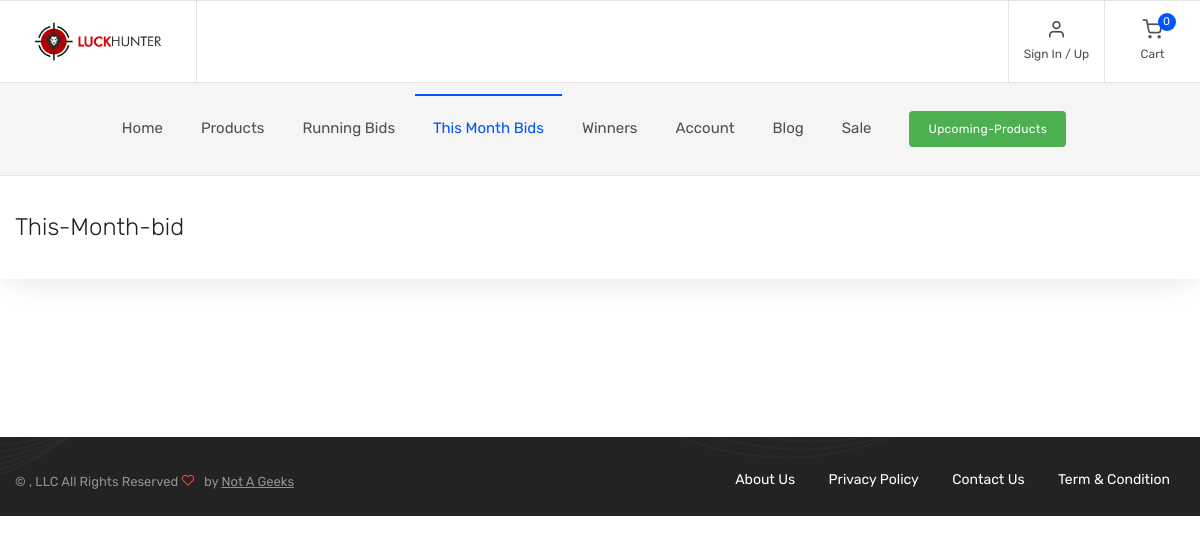
Page /this-month-bid on the committed database.
### home/models.py (models this page shows, shortened)
class LsCMSPageContent(models.Model):
    keyword = models.CharField(max_length=120)
    Title = models.CharField(max_length=120)
    Page_Content = models.TextField()
    Create_date = models.DateTimeField(default=django.utils.timezone.now)
    class Meta:
        verbose_name_plural = "Ls CMS Page Content"

### home/views.py (the view)
# urls.py: path('this-month-bid', views.this_month_bid, name='this_month_bid'),
def this_month_bid(request):
    get_product = {}
    page_title = "This-Month-bid"
    today = date.today()
    month = today.month
    if LsProduct.objects.filter(Status=True).filter(winner_status=False).filter(Ticket_open_date__month=month).exists() or LsProduct.objects.filter(Ticket_booking_start__month=month).filter(winner_status=False).filter(Status=True).exists():
        get_product = LsProduct.objects.filter(Status=True).order_by("Ticket_booking_start").filter(winner_status=False).filter(Ticket_open_date__month=month) | LsProduct.objects.filter(Ticket_booking_start__month=month).filter(winner_status=False).filter(Status=True)
    get_len = len(get_product) % 4
    if get_len == 0:
        get_add_length_in_grid = 0
    else:
        get_add_length_in_grid = 4 - get_len
    add_product_ins_in_grid = None
    if LsAddsCategory.objects.filter(Status=True).filter(Category_keyword="Grid_type").exists():
        category = get_object_or_404(LsAddsCategory, Status=True, Category_keyword="Grid_type")
        if LsAdds.objects.filter(Pogition=category).filter(Status=True).exists():
            add_product_ins_in_grid = LsAdds.objects.filter(Pogition=category).filter(Status=True)[
                                      0:get_add_length_in_grid]
    return render(request, 'web/home/this_month_bid.html',
                  {'add_product_ins_in_grid':add_product_ins_in_grid, "today":date.today(), 'get_product': get_product, 'page_title': page_title,
                   'BASE_URL': settings.BASE_URL})

### home/views.py (called while the page is built)
@register.filter(name='get_page_link')
def get_page_link(dummt_data):
    get_all_page = LsCMSPageContent.objects.all()
    return render_to_string('web/footer/page_link.html',{"get_all_page":get_all_page,'BASE_URL':settings.BASE_URL})

### luckhunter/context_processors.py (called while the page is built)
def product_placeholder(request):
    value = os.environ.get(
        'PRODUCT_PLACEHOLDER_IMAGE_URL',
        'static/product_placeholder/placeholder.png',
    )
    if value.startswith(('http://', 'https://', '/')):
        url = value
    else:
        url = static(value.split('static/', 1)[-1])
    return {'PRODUCT_PLACEHOLDER_IMAGE_URL': url}

### template/web/home/this_month_bid.html (shortened to what this page needs)
{% extends 'web/base_template.html' %}
{% block content %}
{% load static %}
<div class="page-title">
      <div class="container">
        <div class="column">
          <h1>{{page_title}} </h1>
        </div>
      </div>
    </div>
    <section class="container padding-bottom-2x mb-2">
      <br><br>
    </section>
{% endblock %}

### template/web/footer/page_link.html
{% if get_all_page %}
 {% for item in get_all_page %}
 <li><a href="{{BASE_URL}}page/{{item.keyword}}">{{item.Title}}</a></li>
 {% endfor %}
{% endif %}

### template/web/base_template.html (style rules this page uses)
.footer-menu li { list-style: none; display: inline-block; padding: 5px; }
.footer-menu li a { list-style: none; display: block; color: #fff; text-decoration: none; padding: 0px 10px; }

### rows in the picture
LsCMSPageContent: Title "About Us"
LsCMSPageContent: Title "Privacy Policy"
LsCMSPageContent: Title "Contact Us"
LsCMSPageContent: Title "Term & Condition"

### other values in the picture
{{ page_title }} "This-Month-bid"
